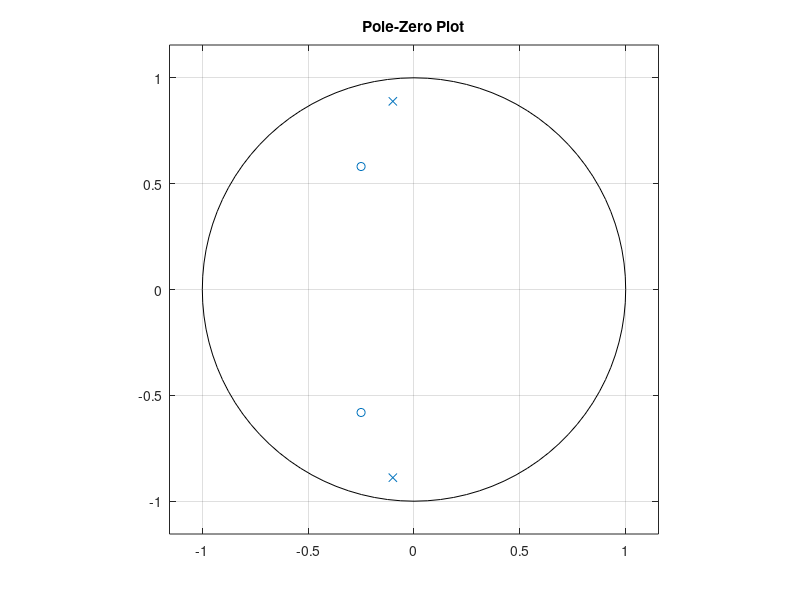
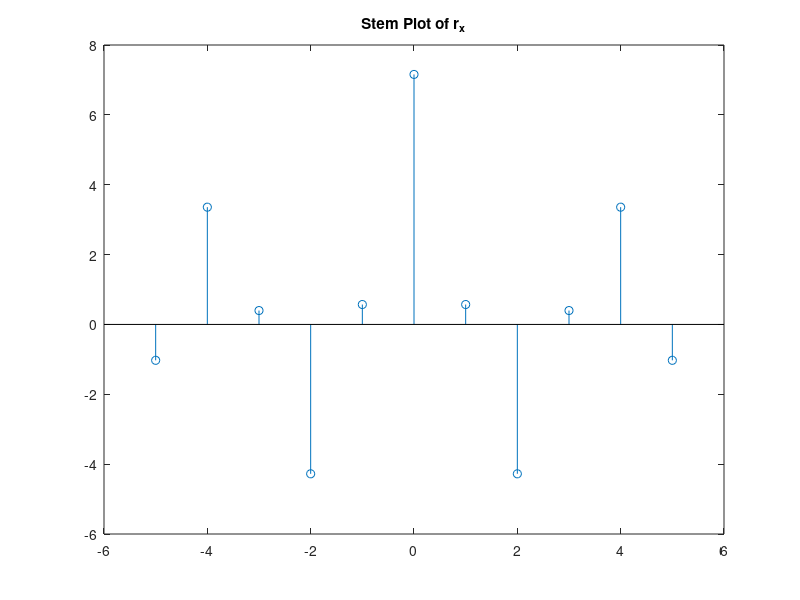

Write MATLAB code to recreate these figures, in order. (Note: this script raises an error after producing the figures.)
clear all; close all; clc

%% Alexa Jakob
% ECE211: Signals and Systems
% Homework: 5/5/2020

%% Question 2
ts = -1;
num = [1 0.5 0.4];
denom = [1 0.2 0.8];
H = tf(num,denom,ts);

zp= roots(num);
pp = roots(denom);
zplane(zp,pp)
title('Pole-Zero Plot')

% Notice how the poles and zeros are all on or inside the unit circle; this
% confirms that the system is minimum-phase

%% Question 3

var = 4;
v = sqrt(var)*randn(10000,1);
x = filter(num,denom,v);

rx = zeros(1,6);

for m = 0:1:5
   rx(m+1) = mean(x(m+1:end).*x(1:end-m)); % corr coeff for wss is time-invariant, choose n=0
end

minusr = fliplr(rx);
rs = [minusr rx(2:end)]; % don't doublecount 0
m = -5:1:5;

figure
stem(m,rs)
title('Stem Plot of r_x')

R = toeplitz(rx); % M is 6, because there are 6 samples

e = eig(R); % eigenvalues of R
% All eigenvalues > 0: R is Hermitian positive definite


%% Question 4
[s_est,w] = pwelch(x,hamming(512),256,512);
figure
plot(s_est)
title('Estimated Power Spectral Density')
xlabel('rad/sample')
ylabel('Power')

w0 = (find(s_est == max(s_est)))*pi/256; % find index of max and normalize to [0 pi]

ang = angle(zp);
diff = w0-ang;
% Note that the difference between w0 and the angle of the poles are very
% small - this pole is what's causing the spike in PSD